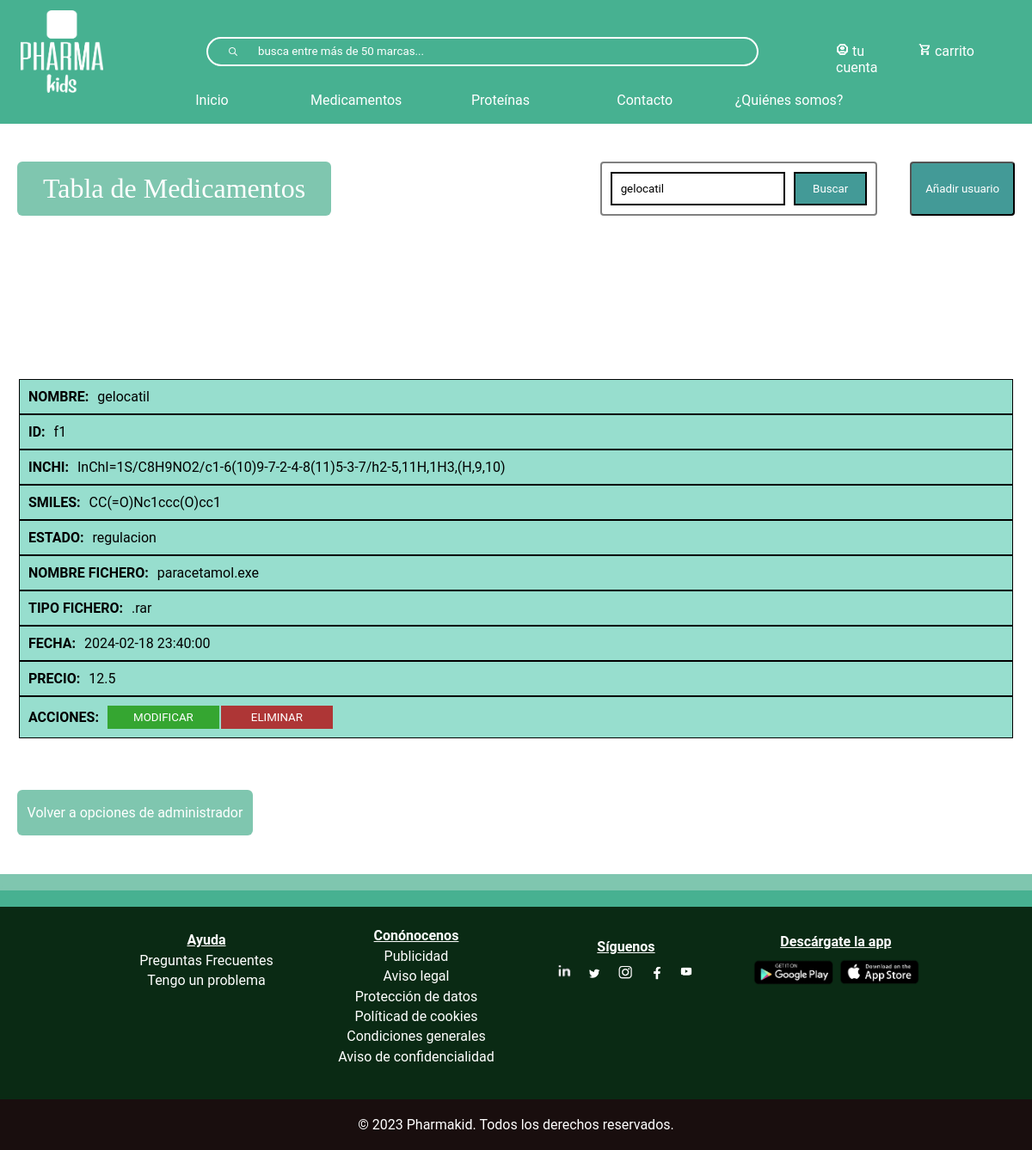
Page /buscar-medicamento.php?busqueda=gelocatil on the committed database.
### tables this page shows
CREATE TABLE `medicamento` (
  `inchi` varchar(200) NOT NULL,
  `smiles` varchar(100) NOT NULL,
  `estadoMedicamento` varchar(20) NOT NULL,
  `precio` float NOT NULL,
  `nombre` varchar(150) NOT NULL,
  `id` varchar(10) NOT NULL,
  `nombreFichero` varchar(100) NOT NULL,
  `tiposFichero` varchar(10) NOT NULL,
  `fecha` datetime NOT NULL,
  `stock` int(11) NOT NULL,
  `principioActivo` varchar(300) NOT NULL
);

### buscar-medicamento.php (the view, shortened to what this page needs)
<?php
include_once("bbdd/connexionBaseDeDatos.php");
?>
<!DOCTYPE html>
<html lang="en">
<head>
    <link rel="stylesheet" type="text/css" href="css/index.css" >
    <link rel="stylesheet" type="text/css" href="css/header.css" >
    <link rel="stylesheet" type="text/css" href="css/footer.css" >
    <link rel="stylesheet" type="text/css" href="css/tablas.css" >
</head>
<body>
    <?php require("footerHeader/header.php")?>
    <?php
    $busqueda_opcion = strtolower($_REQUEST['busqueda']);
    ?>
<div id="divTabla">
    <div class="contenedor-botones">
    <h1>Tabla de Medicamentos</h1>
    <div class="conjunto-buscar-anadir">
        <form action="buscar-medicamento.php" class="form-busqueda" method="get" name="formu">
                <div class="botones-filtrar" style='display:flex'>
                    <input class="input-busqueda" name="busqueda" type="text" placeholder="Buscar" value='<?php echo $busqueda_opcion;?>'/>
                    <input class="btn-busqueda" type="submit" value="Buscar"/>
                </div>
            </form>
        <button id="anadirButton">Añadir usuario</button>
    </div>
</div>
        <?php
        $sql = mysqli_query($conexion, "SELECT * FROM medicamento
        WHERE nombre LIKE '%$busqueda_opcion%'
        ORDER BY nombre ASC");
        $resultado = mysqli_num_rows($sql);
        if ($resultado > 0){
            echo "
                <table id='tabla_medicamento'>
                    <thead>
                        <tr>
                            <th>NOMBRE</th>
                            <th>ID</th>
                            <th>INCHI</th>
                            <th>SMILES</th>
                            <th>ESTADO</th>
                            <th>NOMBRE FICHERO</th>
                            <th>TTIPO FICHERO</th>
                            <th>FECHA</th>
                            <th>PRECIO</th>
                            <th>ACCIONES</th>
                        </tr>
                    </thead>
                    <tbody class='clase_tbody'>"
            ;
            while($row = mysqli_fetch_assoc($sql)){
                $nombre = $row["nombre"];
                $id = $row['id'];
                $inchi = $row["inchi"];
                $smiles= $row["smiles"];
                $estado = $row["estadoMedicamento"];
                $nombreFichero = $row["nombreFichero"];
                $tipoFichero = $row["tiposFichero"];
                $fecha = $row["fecha"];
                $precio = $row["precio"];
                echo "
                <tr>
                    <td titulo='NOMBRE:'>$nombre</td>
                    <td titulo='ID:'>$id</td>
                    <td style='text-align:left' titulo='INCHI:'>$inchi</td>
                    <td titulo='SMILES:'>$smiles</td>
                    <td titulo='ESTADO:'>$estado</td>
                    <td titulo='NOMBRE FICHERO:'>$nombreFichero</td>
                    <td titulo='TIPO FICHERO:'>$tipoFichero</td>
                    <td titulo='FECHA:'>$fecha</td>
                    <td titulo='PRECIO:'>$precio</td>
                    <td titulo='ACCIONES:' class='td-btn'>
                        <button class='modificar'>MODIFICAR</button>
                        <button class='eliminar'>ELIMINAR</button>
                    </td>
                </tr>
                ";
            }
            echo "</tbody>";
        }
        else
    {
      echo "<h3 style='text-align:-webkit-center'>No encontrado</h3>";
    }
        ?>
        </table>
        <a href="administrador.php">Volver a opciones de administrador</a>
    </div>
    <footer>
    <?php require("footerHeader/footer.php")?>
</body>
</html>

### css/index.css (style rules this page uses)
* { font-family: "Roboto"; padding: 0; margin: 0; box-sizing: border-box; }

### css/header.css (style rules this page uses)
* { margin: 0; box-sizing: border-box; }
a { text-decoration: none; }

### css/footer.css (style rules this page uses)
footer { color: #FFFFFF; background-color: #0a2a14; }

### css/tablas.css (style rules this page uses)
table { width: 100%; }
.conjunto-buscar-anadir { display: flex; justify-content: space-between; gap: 38px; }
#divTabla { margin: auto; display: flex; flex-direction: column; width: 100%; padding: 45px 20px; text-align: center; margin-top: 143px; }
.contenedor-botones { display: flex; justify-content: space-between; margin-bottom: 5%; }
#anadirButton { width: 26% ; background-color: #439A97; color: white; border-radius: 4px; cursor: pointer; padding: 10px; transition: .3s; }
#divTabla form { margin-left: 0; }
#divTabla h1 { text-align: center; color: #FFFFFF; background-color: #7FC6AF; border-radius: 6px; width: 100%; text-align: center; max-width: 365px; padding: 4px; font-weight: normal; font-family: Manrope; display: flex; justify-content: center; align-items: center; }
table { width: 100%; border-radius: 20px; margin-top: 100px; }
#divTabla #tabla-user td, #divTabla #tabla_medicamento td { color: #000; border-spacing: 4px; border-collapse: separate; padding: 5px; text-align: center; }
#divTabla #tabla_medicamento td { padding: 2px; }
#tabla_medicamento tr:nth-child(odd) { background-color: #97DECE; }
#divTabla > a, #divTablaProteina a { margin-top: 5%; background-color: #7FC6AF; border-radius: 6px; width: 100%; padding: 17px 0; max-width: 274px; border: none; color: white; transition: .3s; }
.btn-busqueda-proteina, .btn-busqueda { color: white; border: 2px solid black; background-color: #439A97; margin-left: 10px; padding: 10px 20px; cursor: pointer; transition: .3s; }
.form-busqueda { display: flex; float: right; background-color: initial; padding: 10px; border-radius: 4px; border: 2px solid gray; }
.form-busqueda .input-busqueda { display: flex; width: 100%; border: 2px solid black; padding: 10px }
#divTabla .td-btn { width: 100%; background-color: #F1F1F1; display: flex; padding: 0; height: 100%; align-items: center; }
.modificar { background-color: #35a631; color: white; padding: 10px; margin-right: 2px; width: 100%; border: none; cursor: pointer; transition: .3s; }
.eliminar { width: 100%; background-color: #ae3636; color: white; padding: 10px; border: none; cursor: pointer; transition: .3s; }
#divTabla table td:last-child { background-color: #fff; }
@media screen and (max-width:1277px) { #divTabla table td:last-child { padding: 10px; background-color: initial; justify-content: initial; } }
@media screen and (max-width:1277px) { #tabla_medicamento tr { display: flex; flex-direction: column; } }
@media screen and (max-width:1277px) { #tabla_medicamento .clase_tbody { margin-top: 30px; display: grid; grid-template-columns: repeat(auto-fit, minmax(350px, 1fr)); grid-gap: 30px; width: 100%; transition: .3s; } }
@media screen and (max-width:1277px) { #divTabla #tabla_medicamento td[titulo] { display: flex; padding: 10px; border: 1px solid black; } }
@media screen and (max-width:1277px) { #tabla_medicamento td[titulo] { border: 1px solid ; } }
@media screen and (max-width:1277px) { #tabla_medicamento td[titulo]::before { content: attr(titulo); padding: 0 10px 0 0; font-weight: bold; text-transform: uppercase; } }
@media screen and (max-width:1277px) { #tabla_medicamento .td-btn button { max-width: 130px; padding: 6px; } }
@media screen and (max-width:1267px) { #divTabla table td:last-child, #divTablaProteina table td:last-child { padding: 10px; background-color: initial; justify-content: initial; } }

### rows in the picture
medicamento: nombre "gelocatil", id "f1", inchi "InChI=1S/C8H9NO2/c1-6(10)9-7-2-4-8(11)5-3-7/h2-5,11H,1H3,(H,9,10)", smiles "CC(=O)Nc1ccc(O)cc1", estadoMedicamento "regulacion", nombreFichero "paracetamol.exe", tiposFichero ".rar", fecha "2024-02-18 23:40:00", precio "12.5"
